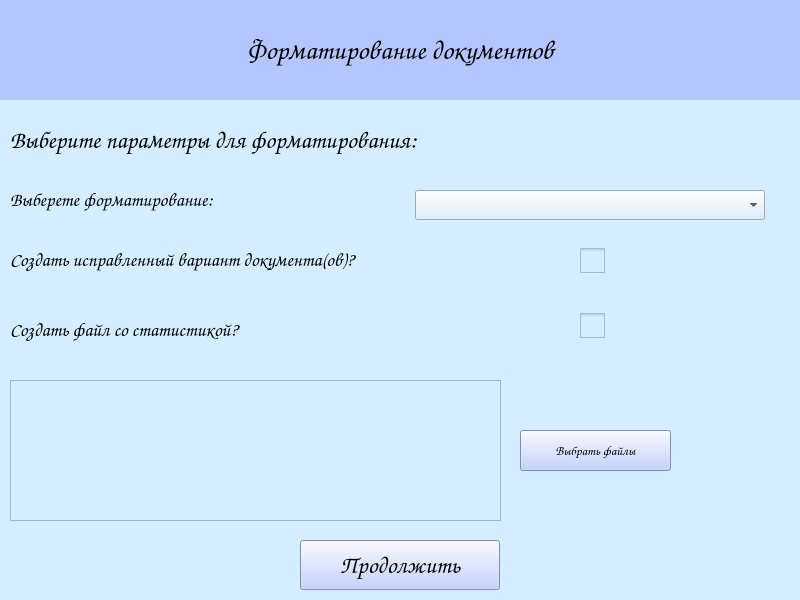
<?xml version="1.0" encoding="UTF-8"?>
<ui version="4.0">
 <class>inputParamFileFormattingWindow</class>
 <widget class="QMainWindow" name="inputParamFileFormattingWindow">
  <property name="windowModality">
   <enum>Qt::NonModal</enum>
  </property>
  <property name="geometry">
   <rect>
    <x>0</x>
    <y>0</y>
    <width>800</width>
    <height>600</height>
   </rect>
  </property>
  <property name="font">
   <font>
    <weight>50</weight>
    <bold>false</bold>
   </font>
  </property>
  <property name="windowTitle">
   <string>Experiment</string>
  </property>
  <property name="styleSheet">
   <string notr="true">background-color: rgb(212, 237, 255);</string>
  </property>
  <widget class="QWidget" name="centralwidget">
   <widget class="QLabel" name="hiLabel">
    <property name="geometry">
     <rect>
      <x>0</x>
      <y>0</y>
      <width>800</width>
      <height>100</height>
     </rect>
    </property>
    <property name="font">
     <font>
      <family>Comic Sans MS</family>
      <pointsize>20</pointsize>
      <weight>75</weight>
      <italic>false</italic>
      <bold>true</bold>
     </font>
    </property>
    <property name="layoutDirection">
     <enum>Qt::LeftToRight</enum>
    </property>
    <property name="autoFillBackground">
     <bool>false</bool>
    </property>
    <property name="styleSheet">
     <string notr="true">background-color: rgb(180, 197, 255);</string>
    </property>
    <property name="text">
     <string>Форматирование документов</string>
    </property>
    <property name="alignment">
     <set>Qt::AlignCenter</set>
    </property>
    <property name="wordWrap">
     <bool>true</bool>
    </property>
   </widget>
   <widget class="QPushButton" name="continueButton">
    <property name="geometry">
     <rect>
      <x>300</x>
      <y>540</y>
      <width>200</width>
      <height>50</height>
     </rect>
    </property>
    <property name="font">
     <font>
      <family>Comic Sans MS</family>
      <pointsize>18</pointsize>
      <weight>75</weight>
      <bold>true</bold>
     </font>
    </property>
    <property name="styleSheet">
     <string notr="true">background-color: rgb(180, 197, 255);</string>
    </property>
    <property name="text">
     <string>Продолжить</string>
    </property>
    <property name="default">
     <bool>false</bool>
    </property>
    <property name="flat">
     <bool>false</bool>
    </property>
   </widget>
   <widget class="QLabel" name="infoLabel">
    <property name="geometry">
     <rect>
      <x>10</x>
      <y>110</y>
      <width>800</width>
      <height>60</height>
     </rect>
    </property>
    <property name="font">
     <font>
      <family>Comic Sans MS</family>
      <pointsize>18</pointsize>
      <weight>50</weight>
      <italic>false</italic>
      <bold>false</bold>
     </font>
    </property>
    <property name="layoutDirection">
     <enum>Qt::LeftToRight</enum>
    </property>
    <property name="autoFillBackground">
     <bool>false</bool>
    </property>
    <property name="styleSheet">
     <string notr="true"/>
    </property>
    <property name="text">
     <string>Выберите параметры для форматирования:</string>
    </property>
    <property name="alignment">
     <set>Qt::AlignLeading|Qt::AlignLeft|Qt::AlignVCenter</set>
    </property>
    <property name="wordWrap">
     <bool>false</bool>
    </property>
    <property name="margin">
     <number>5</number>
    </property>
   </widget>
   <widget class="QLabel" name="infoLabel_2">
    <property name="geometry">
     <rect>
      <x>10</x>
      <y>230</y>
      <width>541</width>
      <height>60</height>
     </rect>
    </property>
    <property name="font">
     <font>
      <family>Comic Sans MS</family>
      <pointsize>14</pointsize>
      <weight>50</weight>
      <italic>false</italic>
      <bold>false</bold>
     </font>
    </property>
    <property name="layoutDirection">
     <enum>Qt::LeftToRight</enum>
    </property>
    <property name="autoFillBackground">
     <bool>false</bool>
    </property>
    <property name="styleSheet">
     <string notr="true"/>
    </property>
    <property name="text">
     <string>Создать исправленный вариант документа(ов)?</string>
    </property>
    <property name="alignment">
     <set>Qt::AlignLeading|Qt::AlignLeft|Qt::AlignVCenter</set>
    </property>
    <property name="wordWrap">
     <bool>false</bool>
    </property>
    <property name="margin">
     <number>5</number>
    </property>
   </widget>
   <widget class="QCheckBox" name="editFileFormattingCheckBox">
    <property name="geometry">
     <rect>
      <x>580</x>
      <y>240</y>
      <width>31</width>
      <height>41</height>
     </rect>
    </property>
    <property name="styleSheet">
     <string notr="true">QCheckBox {
    spacing: 5px;
    font-size:25px;     
}

QCheckBox::indicator {
    width:  25px;
    height: 25px;
}</string>
    </property>
    <property name="text">
     <string/>
    </property>
   </widget>
   <widget class="QLabel" name="infoLabel_3">
    <property name="geometry">
     <rect>
      <x>10</x>
      <y>300</y>
      <width>361</width>
      <height>60</height>
     </rect>
    </property>
    <property name="font">
     <font>
      <family>Comic Sans MS</family>
      <pointsize>14</pointsize>
      <weight>50</weight>
      <italic>false</italic>
      <bold>false</bold>
     </font>
    </property>
    <property name="layoutDirection">
     <enum>Qt::LeftToRight</enum>
    </property>
    <property name="autoFillBackground">
     <bool>false</bool>
    </property>
    <property name="styleSheet">
     <string notr="true"/>
    </property>
    <property name="text">
     <string>Создать файл со статистикой?</string>
    </property>
    <property name="alignment">
     <set>Qt::AlignLeading|Qt::AlignLeft|Qt::AlignVCenter</set>
    </property>
    <property name="wordWrap">
     <bool>false</bool>
    </property>
    <property name="margin">
     <number>5</number>
    </property>
   </widget>
   <widget class="QCheckBox" name="createStatByFormattingCheckBox">
    <property name="geometry">
     <rect>
      <x>580</x>
      <y>310</y>
      <width>31</width>
      <height>31</height>
     </rect>
    </property>
    <property name="styleSheet">
     <string notr="true">QCheckBox {
    spacing: 5px;
    font-size:25px;     
}

QCheckBox::indicator {
    width:  25px;
    height: 25px;
}</string>
    </property>
    <property name="text">
     <string/>
    </property>
   </widget>
   <widget class="QPushButton" name="inputFilesButton">
    <property name="geometry">
     <rect>
      <x>520</x>
      <y>430</y>
      <width>151</width>
      <height>41</height>
     </rect>
    </property>
    <property name="font">
     <font>
      <family>Comic Sans MS</family>
      <pointsize>10</pointsize>
      <weight>50</weight>
      <bold>false</bold>
     </font>
    </property>
    <property name="styleSheet">
     <string notr="true">background-color: rgb(180, 197, 255);</string>
    </property>
    <property name="text">
     <string>Выбрать файлы</string>
    </property>
    <property name="default">
     <bool>false</bool>
    </property>
    <property name="flat">
     <bool>false</bool>
    </property>
   </widget>
   <widget class="QPlainTextEdit" name="fileNamesPlainTextEdit">
    <property name="geometry">
     <rect>
      <x>10</x>
      <y>380</y>
      <width>491</width>
      <height>141</height>
     </rect>
    </property>
    <property name="font">
     <font>
      <family>Comic Sans MS</family>
      <pointsize>12</pointsize>
     </font>
    </property>
   </widget>
   <widget class="QLabel" name="infoLabel_4">
    <property name="geometry">
     <rect>
      <x>10</x>
      <y>170</y>
      <width>330</width>
      <height>60</height>
     </rect>
    </property>
    <property name="font">
     <font>
      <family>Comic Sans MS</family>
      <pointsize>14</pointsize>
      <weight>50</weight>
      <italic>false</italic>
      <bold>false</bold>
     </font>
    </property>
    <property name="layoutDirection">
     <enum>Qt::LeftToRight</enum>
    </property>
    <property name="autoFillBackground">
     <bool>false</bool>
    </property>
    <property name="styleSheet">
     <string notr="true"/>
    </property>
    <property name="text">
     <string>Выберете форматирование:</string>
    </property>
    <property name="alignment">
     <set>Qt::AlignLeading|Qt::AlignLeft|Qt::AlignVCenter</set>
    </property>
    <property name="wordWrap">
     <bool>false</bool>
    </property>
    <property name="margin">
     <number>5</number>
    </property>
   </widget>
   <widget class="QComboBox" name="fileFormattingComboBox">
    <property name="geometry">
     <rect>
      <x>415</x>
      <y>190</y>
      <width>350</width>
      <height>30</height>
     </rect>
    </property>
    <property name="font">
     <font>
      <family>Comic Sans MS</family>
      <pointsize>14</pointsize>
     </font>
    </property>
   </widget>
  </widget>
 </widget>
 <resources/>
 <connections/>
</ui>
